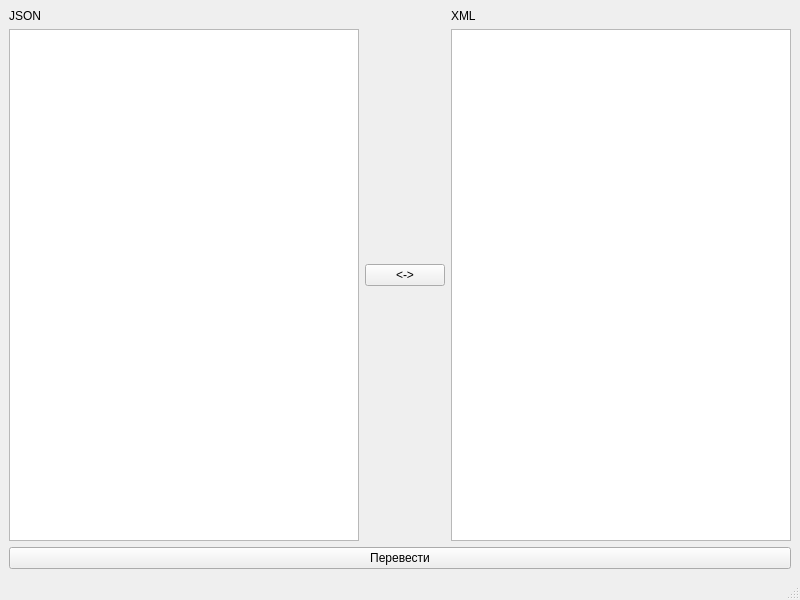
<?xml version="1.0" encoding="UTF-8"?>
<ui version="4.0">
 <class>MainWindow</class>
 <widget class="QMainWindow" name="MainWindow">
  <property name="geometry">
   <rect>
    <x>0</x>
    <y>0</y>
    <width>800</width>
    <height>600</height>
   </rect>
  </property>
  <property name="minimumSize">
   <size>
    <width>800</width>
    <height>600</height>
   </size>
  </property>
  <property name="windowTitle">
   <string>MainWindow</string>
  </property>
  <widget class="QWidget" name="centralwidget">
   <layout class="QVBoxLayout" name="verticalLayout_3">
    <item>
     <layout class="QHBoxLayout" name="horizontalLayout_2">
      <item>
       <layout class="QVBoxLayout" name="verticalLayout">
        <item>
         <widget class="QLabel" name="inputLabel">
          <property name="text">
           <string>JSON</string>
          </property>
         </widget>
        </item>
        <item>
         <widget class="QPlainTextEdit" name="inputTextEdit">
          <property name="minimumSize">
           <size>
            <width>350</width>
            <height>0</height>
           </size>
          </property>
         </widget>
        </item>
       </layout>
      </item>
      <item>
       <widget class="QPushButton" name="changeDirectionButton">
        <property name="text">
         <string>&lt;-&gt;</string>
        </property>
       </widget>
      </item>
      <item>
       <layout class="QVBoxLayout" name="verticalLayout_2">
        <item>
         <widget class="QLabel" name="outputLabel">
          <property name="text">
           <string>XML</string>
          </property>
         </widget>
        </item>
        <item>
         <widget class="QTextEdit" name="outputTextEdit">
          <property name="sizePolicy">
           <sizepolicy hsizetype="Expanding" vsizetype="Expanding">
            <horstretch>0</horstretch>
            <verstretch>0</verstretch>
           </sizepolicy>
          </property>
         </widget>
        </item>
       </layout>
      </item>
     </layout>
    </item>
    <item>
     <widget class="QPushButton" name="translateButton">
      <property name="text">
       <string>Перевести</string>
      </property>
     </widget>
    </item>
   </layout>
  </widget>
  <widget class="QMenuBar" name="menubar">
   <property name="geometry">
    <rect>
     <x>0</x>
     <y>0</y>
     <width>800</width>
     <height>22</height>
    </rect>
   </property>
  </widget>
  <widget class="QStatusBar" name="statusbar"/>
 </widget>
 <resources/>
 <connections/>
</ui>
